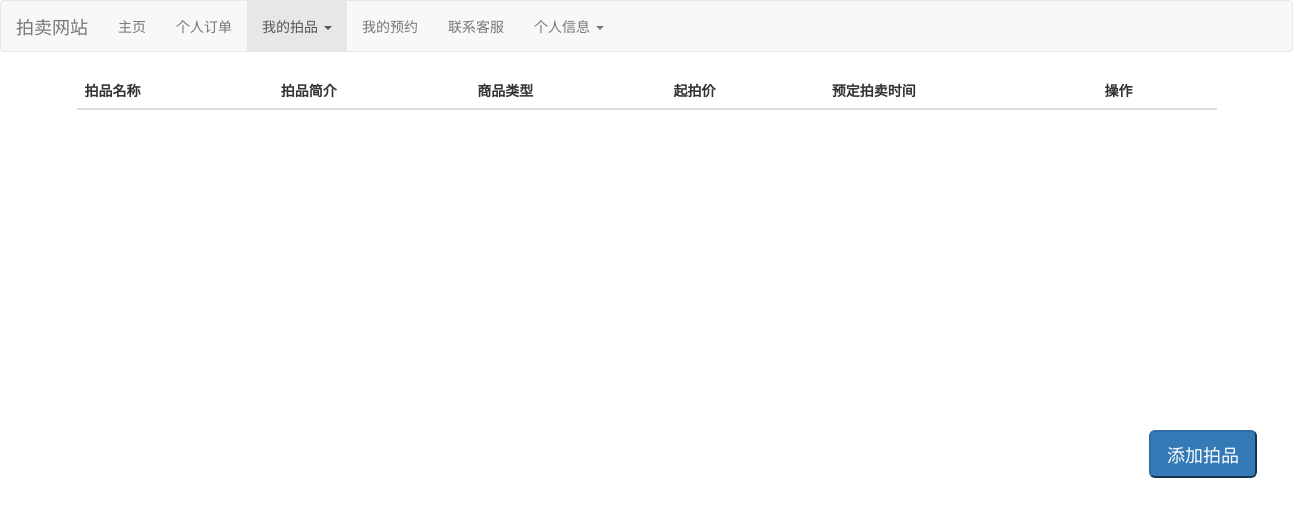
/auction/manage/ (signed in), run on an earlier commit of the app's database.
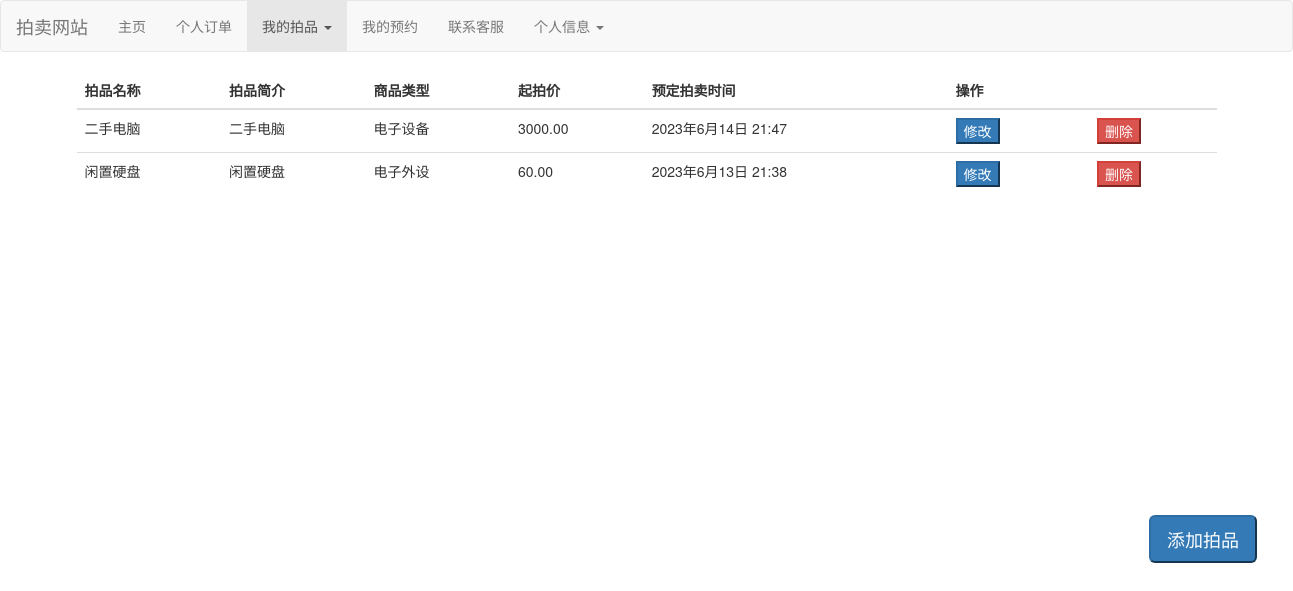
And on a later commit of the database.
### auctions/models.py (models this page shows, shortened)
class AuctionInfo(models.Model):
    auction_seller = models.ForeignKey(UserInfo, on_delete=models.CASCADE)
    auction_date = models.DateTimeField()
    auction_final_date = models.DateTimeField()
    AUCTION_STATUS_CHOICES = (
        (1, '未开始'),
        (2, '进行中'),
        (3, '结束'),
    )
    auction_status = models.IntegerField(choices=AUCTION_STATUS_CHOICES, default=1)
    starting_price = models.DecimalField(max_digits=8, decimal_places=2)
    product = models.ForeignKey(ProductInfo, on_delete=models.CASCADE)
    deposit_amount = models.DecimalField(max_digits=8, decimal_places=2,null=True)
    current_bid = models.DecimalField(max_digits=7, decimal_places=2, null=True, blank=True)
    winning_bidder = models.ForeignKey(Bidder, on_delete=models.CASCADE, null=True, blank=True)
    bidder_list = models.ForeignKey(BidderList, on_delete=models.CASCADE, null=True, blank=True)

### products/models.py (models this page shows, shortened)
class ProductInfo(models.Model):
    TYPE_CHOICES = (
        (1, '书籍'),
        (2, '交通工具'),
        (3, '电子设备'),
        (4, '电子外设'),
        (5, '本地拍品'),
        (6, '其他'),
    )
    product_name = models.CharField(max_length=30)
    product_img = models.ImageField(upload_to='static/product_img/',max_length=100, blank=True, null=True, verbose_name='商品图片')
    product_price = models.DecimalField(max_digits=6, decimal_places=2)
    is_Delete = models.BooleanField(default=False)
    product_abstract = models.CharField(max_length=120)
    product_content = HTMLField()
    product_type = models.IntegerField(choices=TYPE_CHOICES)

### user_part/decorator.py (the view)
    def wrapper(request, *args, **kw):
        if request.session.has_key('user_id'):
            return func(request, *args, **kw)
        else:
            messages.error(request, '请先登录')
            res = HttpResponseRedirect('/user/login/')
            res.set_cookie('url', request.get_full_path())
            return res

### auctions/views.py (called while the page is built)
    @user_login
    def detail(request):
        print(request.user)
        user = UserInfo.objects.get(user_name=request.user)
        auctions = AuctionInfo.objects.filter(auction_seller=user)
        context = {
            'auctions': auctions,
        }
        return render(request,'auctions/add_commodity.html',context)

### user_part/decorator.py (called while the page is built)
def login(func):
    def wrapper(request, *args, **kw):
        if request.session.has_key('user_id'):
            return func(request, *args, **kw)
        else:
            messages.error(request, '请先登录')
            res = HttpResponseRedirect('/user/login/')
            res.set_cookie('url', request.get_full_path())
            return res
    return wrapper

### templates/auctions/add_commodity.html (shortened to what this page needs)
<!DOCTYPE html>
<html>
<head>
	<link rel="stylesheet" href="https://cdn.staticfile.org/twitter-bootstrap/3.3.7/css/bootstrap.min.css">
</head>
<body>
	<nav class="navbar navbar-default"  role="navigation">
		<div class="container-fluid">
			<div class="navbar-header">
				<a class="navbar-brand" href="#">拍卖网站</a>
			</div>
			<div>
				<ul class="nav navbar-nav">
					<li><a href="/index/">主页</a></li>
					<li><a href="/order/list/">个人订单</a></li>
					<li class="dropdown active">
						<a href="#" class="dropdown-toggle" data-toggle="dropdown">
							我的拍品
							<b class="caret"></b>
						</a>
					</li>
					<li><a href="/auction/reserve/">我的预约</a></li>
					<li><a href="/user/service/">联系客服</a></li>
					<li class="dropdown">
						<a href="#" class="dropdown-toggle" data-toggle="dropdown">
							个人信息
							<b class="caret"></b>
						</a>
					</li>
				</ul>
			</div>
		</div>
	</nav>
	<div class="container" id="container1">
		<div class="row clearfix">
			<div class="col-md-12 column">
				<table class="table">
					<thead>
						<tr>
							<th>
								拍品名称
							</th>
							<th>
								拍品简介
							</th>
							<th>
								商品类型
							</th>
							<th>
								起拍价
							</th>
							<th>
								预定拍卖时间
							</th>
							<th>
								操作
							</th>
						</tr>
					</thead>
					<tbody>
						{% for each in auctions %}
						<tr>
							<td>{{ each.product.product_name }}</td>
							<td>{{ each.product.product_abstract }}</td>
							<td>
								{% if each.product.product_type == 1 %}
								书籍
								{% elif each.product.product_type == 2 %}
								交通工具
								{% elif each.product.product_type == 3 %}
								电子设备
								{% elif each.product.product_type == 4 %}
								电子外设
								{% elif each.product.product_type == 5 %}
								本地拍品
								{% elif each.product.product_type == 6 %}
								其他
								{% else %}
								未知类别
								{% endif %}
							</td>
							<td>{{ each.product.product_price }}</td>
							<td>{{ each.auction_date }}</td>
							<td>
								<div class="row">
									<div class="col-md-6">
										<a href="/auction/update{{each.id}}/" title="/auction/update{{each.id}}/"><button class="btn-primary">修改</button></a>
									</div>
									<div class="col-md-6">
										<a href="/auction/delete{{each.id}}/" title="/auction/delete{{each.id}}"><button class="btn-danger">删除</button></a>
									</div>
								</div>
							</td>
						</tr>
						{% endfor %}
					</tbody>
				</table>
			</div>
		</div>
		<div style="height: 300px; width: 100%;">
		</div>
		<div class="row">
			<div class="col-md-2 col-md-push-11 right">
				<a href="#"><button type="button" class="btn-primary btn-lg" id="add_product">添加拍品</button></a>
			</div>
		</div>
	</div>
</body>
</html>

What changed in the data, as far as the page shows it:
added AuctionInfo: product.product_name "二手电脑", product.product_abstract "二手电脑", shows "电子设备", product.product_price "3000.00", auction_date "2023年6月14日 21:47"
added AuctionInfo: product.product_name "闲置硬盘", product.product_abstract "闲置硬盘", shows "电子外设", product.product_price "60.00", auction_date "2023年6月13日 21:38"
